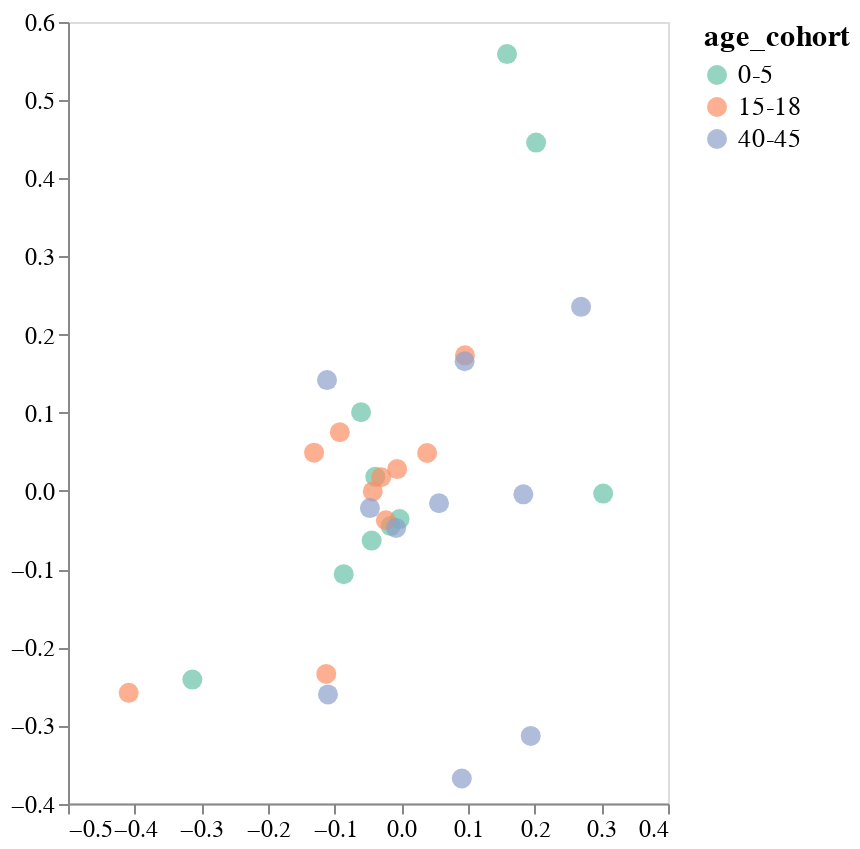

Source (notebook cell):
### Markdown cell above
## testing mean IC90

### Code cell
mds_and_plot(positive_escape, mds_random_state=1)

### Figure 1 — Vega-Lite specification as saved in the notebook (floating-point values rounded to 4 significant figures)
{"config": {"view": {"continuousWidth": 300, "continuousHeight": 300}, "axis": {"grid": false, "labelFontSize": 12, "title": null}, "legend": {"labelFontSize": 13, "titleFontSize": 15}}, "data": {"name": "data-583652b855fae55e93b0c5d005f98c2a"}, "mark": {"type": "circle", "opacity": 0.7, "size": 100}, "encoding": {"color": {"field": "age_cohort", "scale": {"scheme": "set2"}, "type": "nominal"}, "detail": {"field": "serum", "type": "nominal"}, "tooltip": [{"field": "serum", "type": "nominal"}, {"field": "age_cohort", "type": "nominal"}], "x": {"field": "x_coord", "scale": {"padding": 5}, "type": "quantitative"}, "y": {"field": "y_coord", "scale": {"padding": 5}, "type": "quantitative"}}, "height": 390.8, "width": 300, "$schema": "https://vega.github.io/schema/vega-lite/v5.8.0.json", "datasets": {"data-583652b855fae55e93b0c5d005f98c2a": [{"serum": "2367", "x_coord": -0.002631, "y_coord": -0.03605, "age_cohort": "0-5"}, {"serum": "3944", "x_coord": -0.06043, "y_coord": 0.1006, "age_cohort": "0-5"}, {"serum": "2462", "x_coord": -0.0161, "y_coord": -0.04496, "age_cohort": "0-5"}, {"serum": "2389", "x_coord": 0.3027, "y_coord": -0.003413, "age_cohort": "0-5"}, {"serum": "2323", "x_coord": -0.04452, "y_coord": -0.06354, "age_cohort": "0-5"}, {"serum": "2388", "x_coord": 0.2022, "y_coord": 0.4457, "age_cohort": "0-5"}, {"serum": "2463", "x_coord": -0.3134, "y_coord": -0.2414, "age_cohort": "0-5"}, {"serum": "3973", "x_coord": -0.08644, "y_coord": -0.1065, "age_cohort": "0-5"}, {"serum": "4299", "x_coord": -0.03911, "y_coord": 0.01812, "age_cohort": "0-5"}, {"serum": "4584", "x_coord": 0.1585, "y_coord": 0.5589, "age_cohort": "0-5"}, {"serum": "2343", "x_coord": -0.006259, "y_coord": 0.02796, "age_cohort": "15-18"}, {"serum": "2350", "x_coord": -0.04287, "y_coord": -0.000671, "age_cohort": "15-18"}, {"serum": "2365", "x_coord": 0.09542, "y_coord": 0.1735, "age_cohort": "15-18"}, {"serum": "2380", "x_coord": -0.1309, "y_coord": 0.04893, "age_cohort": "15-18"}, {"serum": "2382", "x_coord": -0.409, "y_coord": -0.2584, "age_cohort": "15-18"}, {"serum": "3866", "x_coord": -0.02323, "y_coord": -0.03753, "age_cohort": "15-18"}, {"serum": "3856", "x_coord": -0.1126, "y_coord": -0.2342, "age_cohort": "15-18"}, {"serum": "3857", "x_coord": 0.03868, "y_coord": 0.04855, "age_cohort": "15-18"}, {"serum": "3862", "x_coord": -0.09228, "y_coord": 0.07509, "age_cohort": "15-18"}, {"serum": "3895", "x_coord": -0.0302, "y_coord": 0.01745, "age_cohort": "15-18"}, {"serum": "33C", "x_coord": 0.2696, "y_coord": 0.2356, "age_cohort": "40-45"}, {"serum": "34C", "x_coord": -0.007785, "y_coord": -0.04738, "age_cohort": "40-45"}, {"serum": "197C", "x_coord": 0.1941, "y_coord": -0.3135, "age_cohort": "40-45"}, {"serum": "199C", "x_coord": 0.09493, "y_coord": 0.1659, "age_cohort": "40-45"}, {"serum": "215C", "x_coord": -0.11, "y_coord": -0.2603, "age_cohort": "40-45"}, {"serum": "210C", "x_coord": -0.04712, "y_coord": -0.02199, "age_cohort": "40-45"}, {"serum": "74C", "x_coord": -0.1115, "y_coord": 0.1418, "age_cohort": "40-45"}, {"serum": "68C", "x_coord": 0.183, "y_coord": -0.004407, "age_cohort": "40-45"}, {"serum": "150C", "x_coord": 0.05652, "y_coord": -0.01577, "age_cohort": "40-45"}, {"serum": "18C", "x_coord": 0.09072, "y_coord": -0.368, "age_cohort": "40-45"}]}}
